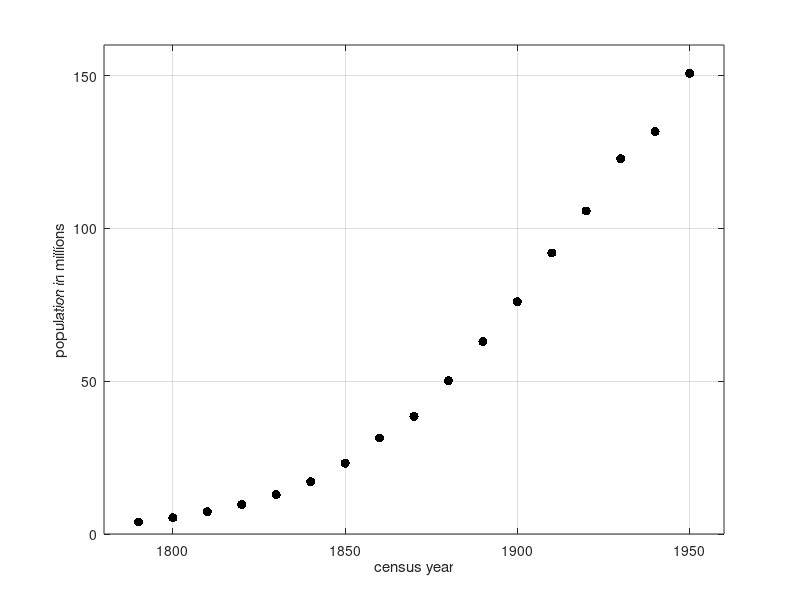

Reproduce this figure in MATLAB.
% CENSUS plot some US census data

year = 1790:10:1950;   % list of 17 values
pop = [3.929, 5.308, 7.240, 9.638, 12.866, ...
       17.069, 23.192, 31.433, 38.558, 50.156, ...
       62.948, 75.996, 91.972, 105.711, 122.775, ...
       131.669, 150.697];
plot(year, pop, '.k', 'markersize', 20)
xlabel('census year')
ylabel('population in millions')
axis([1780 1960 0 160]),  grid on